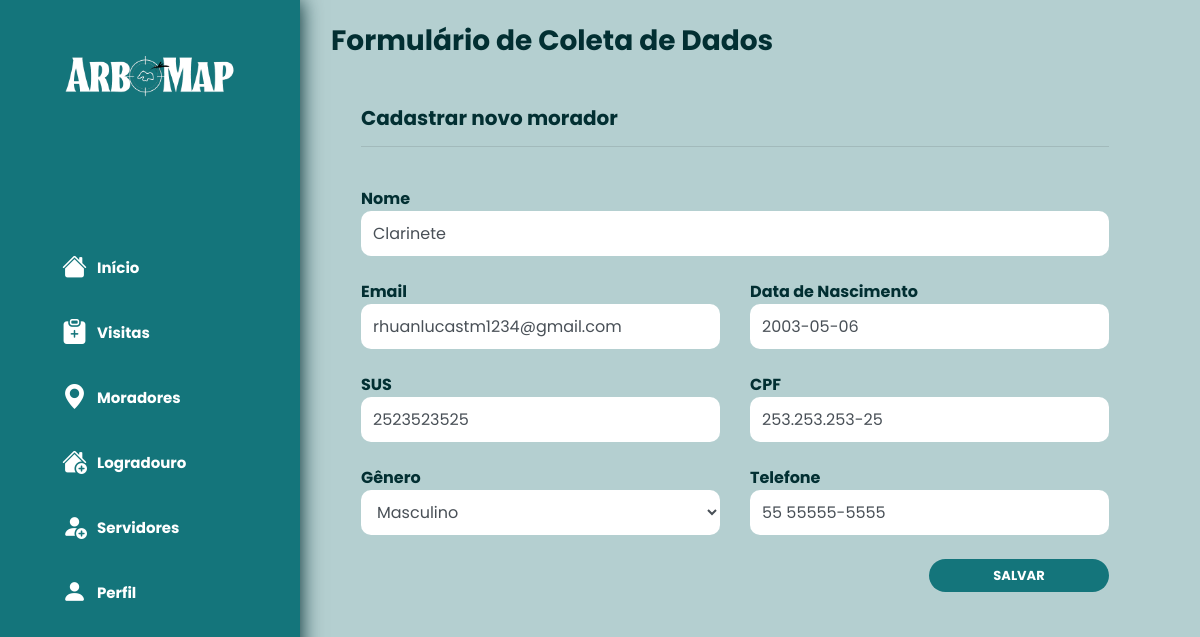
The app's page /morador/editar/1/ (signed in) with its own data.
### morador/models.py (models this page shows, shortened)
class Morador (models.Model):
    nome = models.CharField(max_length=MAX_CHAR_FIELD_NAME_LENGTH)
    email = models.EmailField()
    data_nascimento = models.DateField()
    sus = models.CharField(max_length=SMALL_CHAR_FIELD_NAME_LENGTH)
    cpf = models.CharField(max_length=SMALL_CHAR_FIELD_NAME_LENGTH)
    genero = models.CharField(max_length=MEDIUM_CHAR_FIELD_NAME_LENGTH, choices=TIPO_GENERO)
    telefone = models.CharField(max_length=SMALL_CHAR_FIELD_NAME_LENGTH)
    data_adicao = models.DateTimeField(auto_now_add=True)

### morador/views.py (the view)
# urls.py: path('morador/editar/<int:pk>/',MoradorUpdateView.as_view(), name='morador_editar'),
class MoradorUpdateView(LoginRequiredMixin, views.SuccessMessageMixin, generic.UpdateView):
  model = Morador
  form_class = MoradorForm
  success_url = reverse_lazy("imovel_listar")
  success_message= 'Alterações salvas!'
  template_name = "morador/form.html"

### morador/templates/morador/form.html (shortened to what this page needs)
{% extends 'base.html' %}
{% block content %}
<div class="mt-2">
    <h3 class="mb-5" style="color:#022F32;"><strong>Formulário de Coleta de Dados</strong></h3>
    <form method="post">
        <section class='container'>
            <div class='row col-12 mb-4'>
                <div class='col-12'>
                    <h5><strong style="color: #022f32">Cadastrar novo morador</strong></h5>
                    <hr>
                </div>
            </div>
            <div class="row col-12 mb-2 mt-2">
                <div class='col-12'>
                    <div class="form-group">
                        <label for="nome" class='mb-0'><strong
                                style="color: #022f32">Nome</strong></label>
                        <div class="caixa">
                            {{form.nome}}
                        </div>
                    </div>
                </div>
            </div>
            <div class="row mt-2 col-12 ">
                <div class='col-6'>
                    <div class="form-group">
                        <label for="nome" class='mb-0'><strong
                                style="color: #022f32">Email</strong></label>
                        <div class="caixa">
                            {{form.email}}
                        </div>
                    </div>
                </div>
                <div class='col-6'>
                    <div class="form-group">
                        <label for="nome" class='mb-0'><strong style="color: #022f32">Data de
                                Nascimento</strong></label>
                        <div class="caixa">
                            {{form.data_nascimento}}
                        </div>
                    </div>
                </div>
            </div>
            <div class="row mt-2 col-12 ">
                <div class='col-6'>
                    <div class="form-group">
                        <label for="nome" class='mb-0'><strong
                                style="color: #022f32">SUS</strong></label>
                        <div class="caixa">
                            {{form.sus}}
                        </div>
                    </div>
                </div>
                <div class='col-6'>
                    <div class="form-group">
                        <label for="nome" class='mb-0'><strong
                                style="color: #022f32">CPF</strong></label>
                        <div class="caixa">
                            {{form.cpf}}
                        </div>
                    </div>
                </div>
            </div>
            <div class="row mt-2 col-12 ">
                <div class='col-6'>
                    <div class="form-group">
                        <label for="nome" class='mb-0'><strong
                                style="color: #022f32">Gênero</strong></label>
                        <div class="caixa">
                            {{form.genero}}
                        </div>
                    </div>
                </div>
                <div class='col-6'>
                    <div class="form-group">
                        <label for="nome" class='mb-0'><strong
                                style="color: #022f32">Telefone</strong></label>
                        <div class="caixa">
                            {{form.telefone}}
                        </div>
                    </div>
                </div>
            </div>
            <div class="row col-12 mb-2 mt-2 mr-5">
                <div class='col-12 mb-0 d-flex justify-content-end '>
                    <button type="submit" class="btn" id="bt1"><strong>SALVAR</strong></button>
                </div>
            </div>
        </section>
    </form>
</div>
{% endblock %}

### static/css/stylessss1s.css (style rules this page uses)
* { margin: 0; padding: 0; box-sizing: border-box; font-family: 'Poppins', sans-serif; }
body { height: 100vh; background-color: #B4CFD0 !important; color: #022F32 !important; }
h1, h2, h3, h4, h5, h6 { font-weight: 700; }
#bt1 { font-size: 13px; background-color: #14757B; border-radius: 50px; color: white; width: 180px; }
input { width: 100%; border-radius: 10px; height: 50px; align-items: center; display: flex; color: #022f32; background-color: white; border: none; outline: none; }

### records on screen
Morador: nome "Clarinete", email "rhuanlucastm1234@gmail.com", data_nascimento "2003-05-06", sus "2523523525", cpf "253.253.253-25", genero "Masculino", telefone "55 55555-5555"
